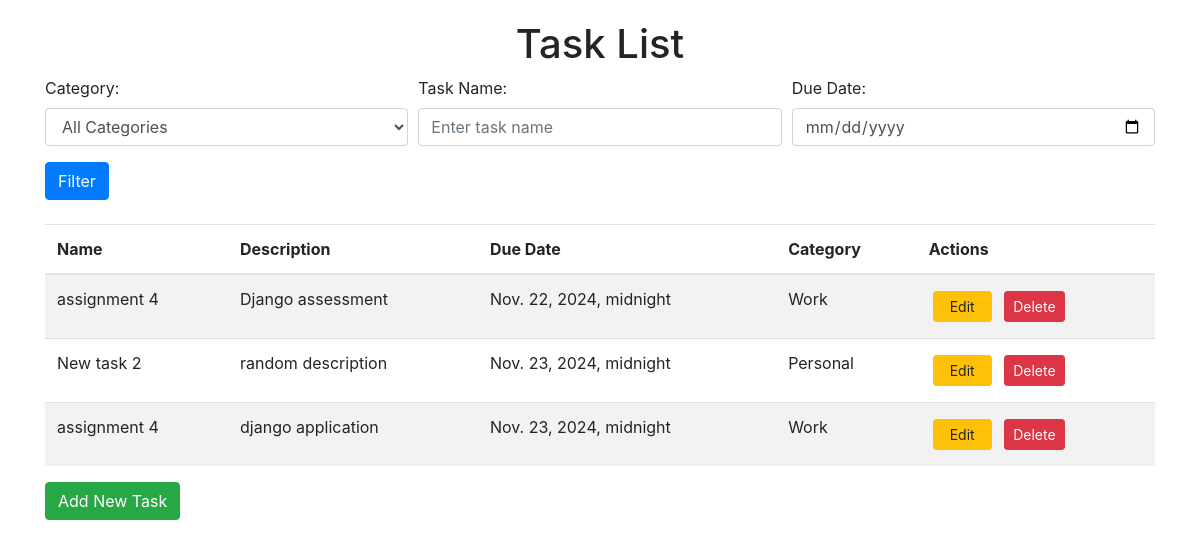
The page / on the database its author committed.
### tasks/models.py (models this page shows, shortened)
class Task(models.Model):
    name = models.CharField(max_length=100)
    description = models.TextField()
    created_at = models.DateTimeField(auto_now_add=True)
    due_date = models.DateTimeField()
    category = models.ForeignKey(Category, related_name='tasks', on_delete=models.CASCADE)

class Category(models.Model):
    name = models.CharField(max_length=100)

### tasks/views.py (the view)
# urls.py: path('', task_list, name='task_list'),
def task_list(request):
    tasks = Task.objects.all()  # Start with all tasks
    categories = Category.objects.all()
    category_filter = request.GET.get('category')
    if category_filter:
        tasks = tasks.filter(category__name=category_filter)
    name_filter = request.GET.get('name')
    if name_filter:
        tasks = tasks.filter(name__icontains=name_filter)
    date_filter = request.GET.get('due_date')
    if date_filter:
        try:
            due_date = datetime.strptime(date_filter, '%Y-%m-%d').date()
            tasks = tasks.filter(due_date=due_date)
        except ValueError:
            pass  # Handle invalid date format gracefully
    return render(request, 'tasks/task_list.html', {'tasks': tasks, 'categories': categories})

### tasks/templates/tasks/task_list.html (shortened to what this page needs)
<!DOCTYPE html>
<html lang="en">
<head>
    <link href="https://stackpath.bootstrapcdn.com/bootstrap/4.5.2/css/bootstrap.min.css" rel="stylesheet">
</head>
<body>
    <div class="container">
        <h1 class="text-center">Task List</h1>
        <form method="get" class="mb-4">
            <div class="form-row">
                <div class="form-group col-md-4">
                    <label for="category">Category:</label>
                    <select name="category" id="category" class="form-control">
                        <option value="">All Categories</option>
                    </select>
                </div>
                <div class="form-group col-md-4">
                    <label for="name">Task Name:</label>
                    <input type="text" name="name" id="name" class="form-control" placeholder="Enter task name" value="{{ request.GET.name }}">
                </div>
                <div class="form-group col-md-4">
                    <label for="due_date">Due Date:</label>
                    <input type="date" name="due_date" id="due_date" class="form-control" value="{{ request.GET.due_date }}">
                </div>
            </div>
            <button type="submit" class="btn btn-primary">Filter</button>
        </form>
        <table class="table table-striped">
            <thead>
                <tr>
                    <th>Name</th>
                    <th>Description</th>
                    <th>Due Date</th>
                    <th>Category</th>
                    <th>Actions</th>
                </tr>
            </thead>
            <tbody>
                {% for task in tasks %}
                <tr>
                    <td>{{ task.name }}</td>
                    <td>{{ task.description }}</td>
                    <td>{{ task.due_date }}</td>
                    <td>{{ task.category.name }}</td>
                    <td>
                        <a href="{% url 'task_update' task.pk %}" class="btn btn-warning btn-sm m-1 px-3">Edit</a>
                        <a href="{% url 'task_delete' task.pk %}" class="btn btn-danger btn-sm m-1">Delete</a>
                    </td>
                </tr>
                {% endfor %}
            </tbody>
        </table>
        <a href="{% url 'task_create' %}" class="btn btn-success">Add New Task</a>
    </div>
</body>
</html>

### tasks/templates/tasks/task_list.html (style rules this page uses)
body { padding: 20px; }
table { margin-top: 20px; }

### rows shown on the page
Task: name "assignment 4", description "Django assessment", due_date "Nov. 22, 2024, midnight", category.name "Work"
Task: name "New task 2", description "random description", due_date "Nov. 23, 2024, midnight", category.name "Personal"
Task: name "assignment 4", description "django application", due_date "Nov. 23, 2024, midnight", category.name "Work"
